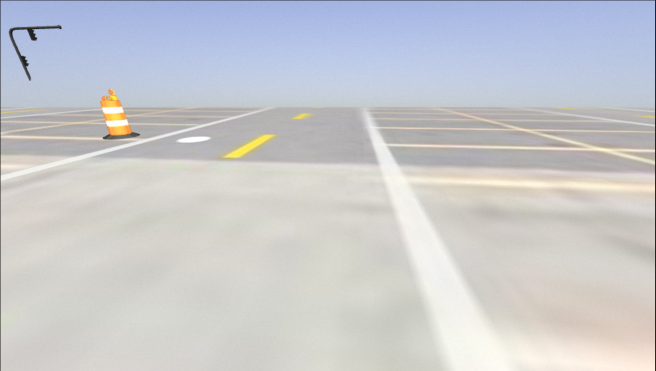
#> input picture src/vision_py/utils/image.png, 1312 x 742 px (shown at 1/2 size)
$ python hsv_test.py
#> lines starting #> are read from the running program, lines starting #| are printed output that depends on the picture; after the words box and inside, x2 and y2 are one past the last pixel; in counts of white or black regions, pixels touching at a corner belong together
#> further down, image is the input picture: shape (742, 1312, 3); mean B, G, R 205.6, 202.3, 201.2
### src/vision_py/vision_py/hsv_masking.py
import numpy as np
import cv2

WHITE_LOWER = np.array([0, 0, 235])
WHITE_UPPER = np.array([179, 16, 255])
YELLOW_LOWER = np.array([24, 45, 0])
YELLOW_UPPER = np.array([45, 255, 255])
MIN_AREA = 50
MAX_CIRCULARITY_WHITE = 0.3
MAX_CIRCULARITY_YELLOW = 0.7
MIN_ASPECT_RATIO = 5.0

def clean_mask(mask, kernel, is_white):
    mask_clean = np.zeros_like(mask, dtype=np.uint8)

    open = cv2.morphologyEx(mask, cv2.MORPH_OPEN, kernel)
    close = cv2.morphologyEx(open, cv2.MORPH_CLOSE, kernel)

    contours, _ = cv2.findContours(close, cv2.RETR_EXTERNAL, cv2.CHAIN_APPROX_SIMPLE)
    for contour in contours:
        area = cv2.contourArea(contour)
        if area < MIN_AREA:
            continue

        perimeter = cv2.arcLength(contour, True)
        if perimeter == 0:
            continue

        circularity = ((4 * np.pi * area) / (perimeter * perimeter))
        if circularity >= MAX_CIRCULARITY_WHITE and is_white:
            continue

        if circularity >= MAX_CIRCULARITY_YELLOW and not is_white:
            continue

        cv2.drawContours(mask_clean, [contour], 0, 1, -1)

    return mask_clean

def extract_stopline(mask):
    if mask is None:
        return

    mask_stopline = np.zeros_like(mask, dtype=np.uint8)

    contours, _ = cv2.findContours(mask, cv2.RETR_EXTERNAL, cv2.CHAIN_APPROX_SIMPLE)
    for contour in contours:
        x, y , w, h = cv2.boundingRect(contour)

        aspect_ratio = w / float(h)
        if aspect_ratio < MIN_ASPECT_RATIO:
            continue

        cv2.drawContours(mask_stopline, [contour], 0, 1, -1)

    return mask_stopline

def generate_mask(img):
    blurred_img = cv2.GaussianBlur(img, (5, 5), 0)
    hsv_img = cv2.cvtColor(blurred_img, cv2.COLOR_BGR2HSV)
#> hsv_img: shape (742, 1312, 3); mean H, S, V 54.6, 22.8, 213.4

    mask_white = cv2.inRange(hsv_img, WHITE_LOWER, WHITE_UPPER)
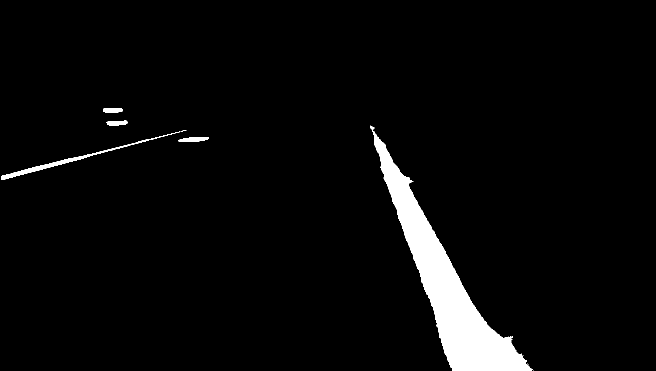
#> mask_white: shape (742, 1312) (shown at 1/2 size); 3.9% white; 10 white regions (4 under 20 px), largest, box (x1, y1, x2, y2) and area: (744, 261, 1064, 742) 34764, (3, 263, 361, 360) 1853, (356, 274, 418, 284) 451, (206, 216, 245, 226) 337, (213, 241, 255, 251) 322, (740, 251, 749, 260) 44
    mask_yellow = cv2.inRange(hsv_img, YELLOW_LOWER, YELLOW_UPPER)
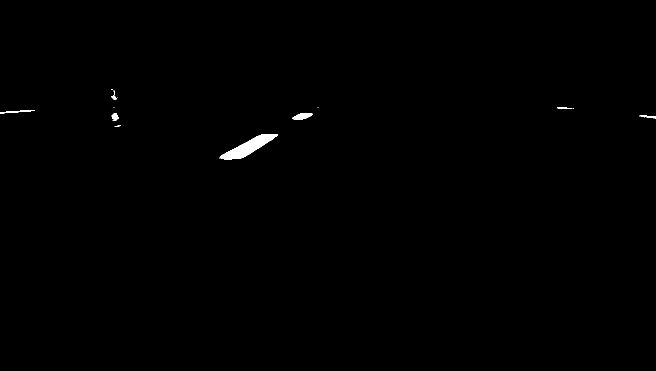
#> mask_yellow: shape (742, 1312) (shown at 1/2 size); 0.33% white; 15 white regions (8 under 20 px), largest, box (x1, y1, x2, y2) and area: (439, 268, 556, 319) 2259, (584, 226, 626, 239) 357, (0, 220, 70, 227) 183

    kernel = cv2.getStructuringElement(cv2.MORPH_RECT, (5, 5))
    mask_white = clean_mask(mask_white, kernel, True)
#> in clean_mask, `open = cv2.morphologyEx(mask, cv2.MORPH_OPEN, kernel)`:
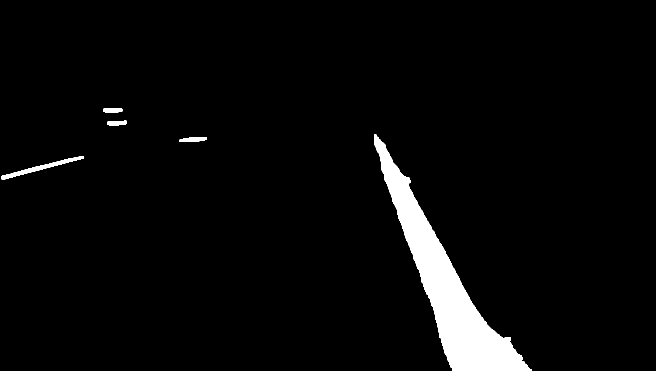
#> open: shape (742, 1312) (shown at 1/2 size); 3.8% white; 5 white regions, box (x1, y1, x2, y2) and area: (748, 269, 1063, 742) 34602, (3, 312, 168, 359) 1311, (359, 274, 414, 284) 430, (207, 216, 245, 226) 335, (214, 241, 254, 251) 316
#> in clean_mask, `close = cv2.morphologyEx(open, cv2.MORPH_CLOSE, kernel)`: close: shape (742, 1312); 3.8% white; 5 white regions
#> in clean_mask, `contours, _ = cv2.findContours(close, cv2.RETR_EXTERNAL, cv2.CHAIN_APP..`: contours = 5 contours; box (x1, y1, x2, y2) and area: (748, 269, 1063, 742) 34032, (3, 312, 168, 359) 1141, (359, 274, 414, 284) 370, (207, 216, 245, 226) 292, (214, 241, 254, 251) 272
#> the loop in clean_mask, `for contour in contours:` made 5 passes
#> (area, perimeter, circularity) on passes 1 to 5: (1141, 372, 0.104), (370.5, 120.7, 0.319), (34032, 1342.7, 0.237), (271.5, 90.73, 0.414), (291.5, 87.9, 0.474)
#> after the loop in clean_mask, `for contour in contours:`: mask_clean: shape (742, 1312); values 0 (black) and 1 (white), 3.7% white; 2 white regions, box (x1, y1, x2, y2) and area: (748, 269, 1063, 742) 34619, (3, 312, 168, 359) 1311
    mask_yellow = clean_mask(mask_yellow, kernel, False)
#> in clean_mask (call 2), `open = cv2.morphologyEx(mask, cv2.MORPH_OPEN, kernel)`: open: shape (742, 1312); 0.28% white; 4 white regions
#> in clean_mask (call 2), `contours, _ = cv2.findContours(close, cv2.RETR_EXTERNAL, cv2.CHAIN_APP..`: contours = 4 contours; box (x1, y1, x2, y2) and area: (442, 268, 551, 319) 2114, (587, 226, 622, 239) 297, (224, 229, 236, 239) 92, (225, 192, 232, 199) 32
#> the loop in clean_mask (call 2), `for contour in contours:` made 4 passes
#> (area, perimeter, circularity) on passes 1 to 3: (2113.5, 263.9, 0.381), (92, 36.49, 0.868), (297, 82.63, 0.547)
#> area on pass 4: 32
#> after the loop in clean_mask (call 2), `for contour in contours:`: mask_clean: shape (742, 1312); values 0 (black) and 1 (white), 0.26% white; 2 white regions

    mask_stopline = extract_stopline(mask_white)
#> in extract_stopline, `contours, _ = cv2.findContours(mask, cv2.RETR_EXTERNAL, cv2.CHAIN_APPR..`: contours = 2 contours; box (x1, y1, x2, y2) and area: (748, 269, 1063, 742) 34032, (3, 312, 168, 359) 1141
#> the loop in extract_stopline, `for contour in contours:` made 2 passes
#> (x, y, w, h, aspect_ratio) on passes 1 to 2: (3, 312, 165, 47, 3.51), (748, 269, 315, 473, 0.666)
#> after the loop in extract_stopline, `for contour in contours:`: mask_stopline: shape (742, 1312); every value is 0
    mask_whitelane = cv2.bitwise_and(mask_white, cv2.bitwise_not(mask_stopline))

    mask_final = np.stack((mask_whitelane, mask_yellow, mask_stopline), axis=0)

    return mask_final

### src/vision_py/utils/hsv_test.py
import os
import sys
import numpy as np
import cv2

script_dir = os.path.dirname(os.path.abspath(__file__))

workspace_src = os.path.abspath(os.path.join(script_dir, '../..'))
sys.path.append(workspace_src)

from vision_py.vision_py import hsv_masking

image_path = os.path.join(script_dir, "image.png")
image_path = os.path.normpath(image_path)

if not os.path.exists(image_path):
    print("Image path does not exist")

image = cv2.imread(image_path)

mask = hsv_masking.generate_mask(image)
mask_temp = mask[0] | mask[1] | mask[2]
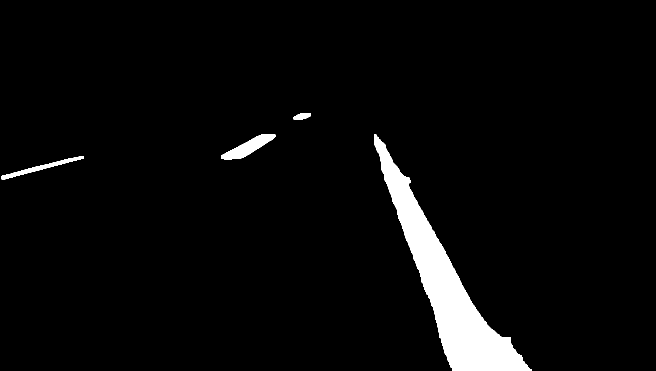
#> mask_temp: shape (742, 1312) (shown at 1/2 size); values 0 (black) and 1 (white), 4% white; 4 white regions, box (x1, y1, x2, y2) and area: (748, 269, 1063, 742) 34619, (442, 268, 551, 319) 2228, (3, 312, 168, 359) 1311, (587, 226, 622, 239) 336
result = cv2.bitwise_and(image, image, mask=mask_temp)
mask = np.transpose(mask, (1, 2, 0))
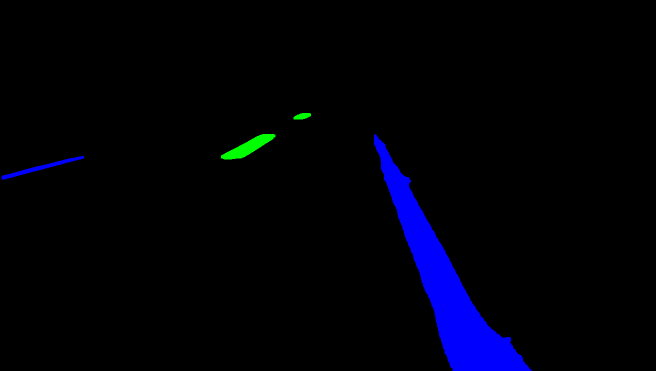
#> mask: shape (742, 1312, 3) (shown at 1/2 size); mean of channels 0, 1, 2 0.0369, 0.00263, 0; drawn with 1 as white

cv2.imshow("Original", image)
cv2.imshow("Mask", mask)
cv2.imshow("Result", result)

key = cv2.waitKey(0) & 0xFF
#> (key Esc is pressed here)

cv2.destroyAllWindows()
